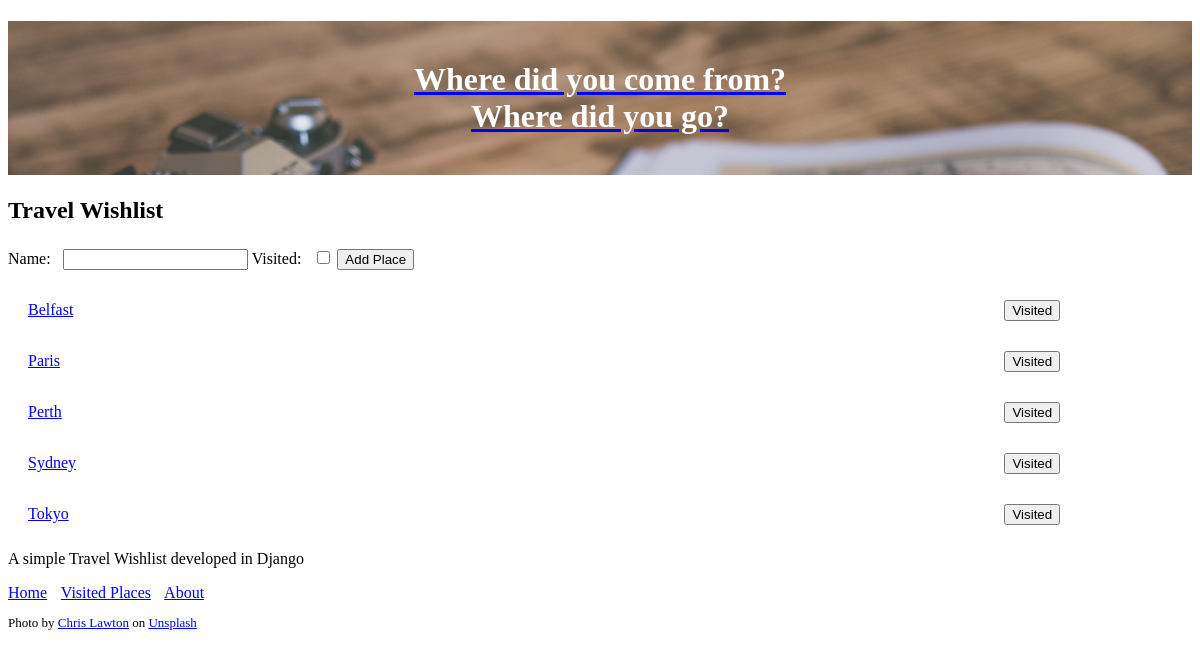
The app's page / (signed in), older data.
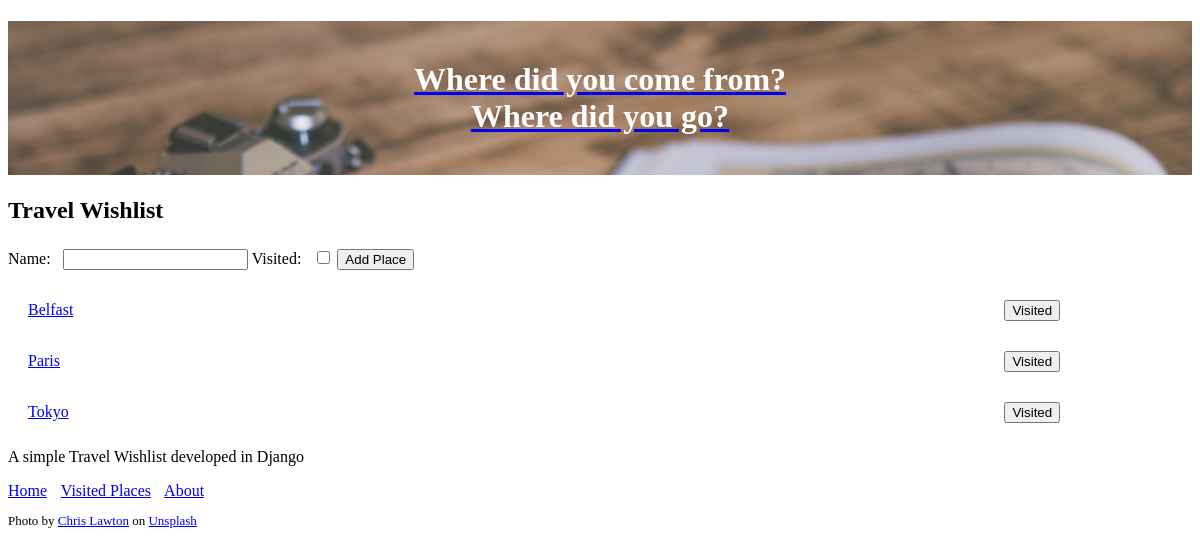
The same page, newer data.
### travel_wishlist/models.py (models this page shows, shortened)
class Place(models.Model):
    user = models.ForeignKey('auth.User', null=False, on_delete=models.CASCADE)
    notes = models.TextField(blank=True, null =True)
    date_visited = models.DateField(blank=True, null =True)
    photo = models.ImageField(upload_to='user_images/', blank=True, null =True)
    name = models.CharField(max_length=200)
    visited = models.BooleanField(default=False)

### travel_wishlist/views.py (the view, shortened to what this page needs)
# urls.py: path('', views.place_list, name='place_list'),
@login_required
def place_list(request):
    places = Place.objects.filter(user=request.user).filter(visited=False).order_by('name')
    new_place_form = NewPlaceForm()
    return render(request, 'travel_wishlist/wishlist.html', {'places': places, 'new_place_form': new_place_form})

### travel_wishlist/forms.py
class NewPlaceForm(forms.ModelForm):
    class Meta:
        model = Place
        fields = ('name','visited')

### travel_wishlist/templates/travel_wishlist/wishlist.html (shortened to what this page needs)
{% extends 'travel_wishlist/base.html' %}
{% block content %}
<h2>Travel Wishlist</h2>
<form class="visited-form" method="POST" action="{% url 'place_list' %}">
    {{ new_place_form }}
    <button id="add-place" type="submit">Add Place</button>
</form>
{% for place in places %}
<div class="wishlist-place">
    <span id="place-name-{{ place.pk }}" class="place-name">
        <a href="{% url 'place_details' place.pk %}" >
            {{ place.name }}
        </a>
    </span>
    <form class="visited-form" method="POST" action="{% url 'place_visited' place.pk %}">
        <button id="visited-button-{{ place.pk }}">Visited</button>
    </form>
</div>
{% empty %}
<p>
    You have no places in your list
</p>
{% endfor %}
{% endblock %}

Row changes from the older to the newer data that the page shows:
removed Place: name "Perth"
no longer on this page (row edited): Place: name "Sydney"
